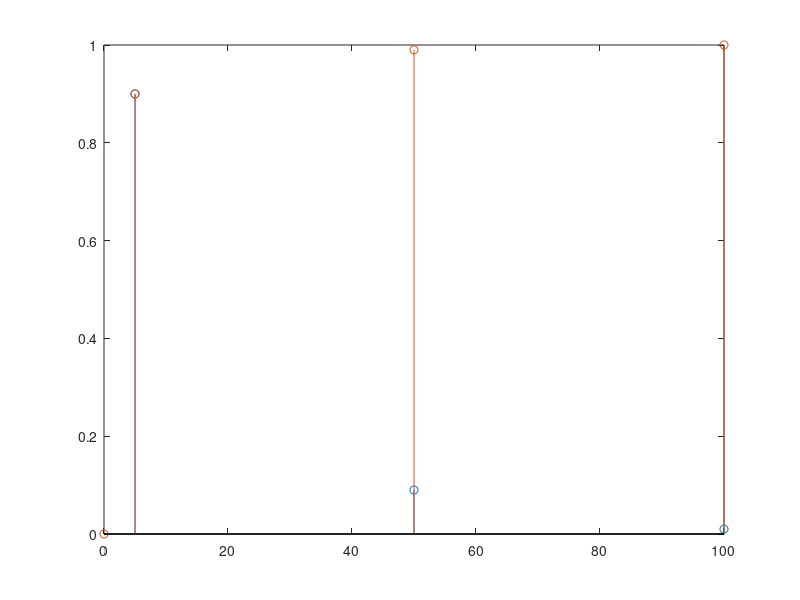

This chart was generated by the following MATLAB code:
% Guião PL2 --> 2.2 

% Exercicíco 2

% a)
% E = {5, 50, 100}
% p(5) = 90/100
% p(50) = 9/100
% p(100) = 1/100

%b)
% Matriz com todos os resultados
cinco_eur=ones(1,90)*5;
cinquenta_eur=ones(1,9)*50;
cem_eur=ones(1,1)*100;
total=[cinco_eur,cinquenta_eur,cem_eur];

N = 100;
%Função probabilidade massa
X = [sum(total==5)/N, sum(total==50)/N, sum(total==100)/N];
stem([5 50 100], X);
hold on

% c)
%Função distribuição acumulada
acum = [0 cumsum(X)];
stem([0 5 50 100], acum);
hold off
